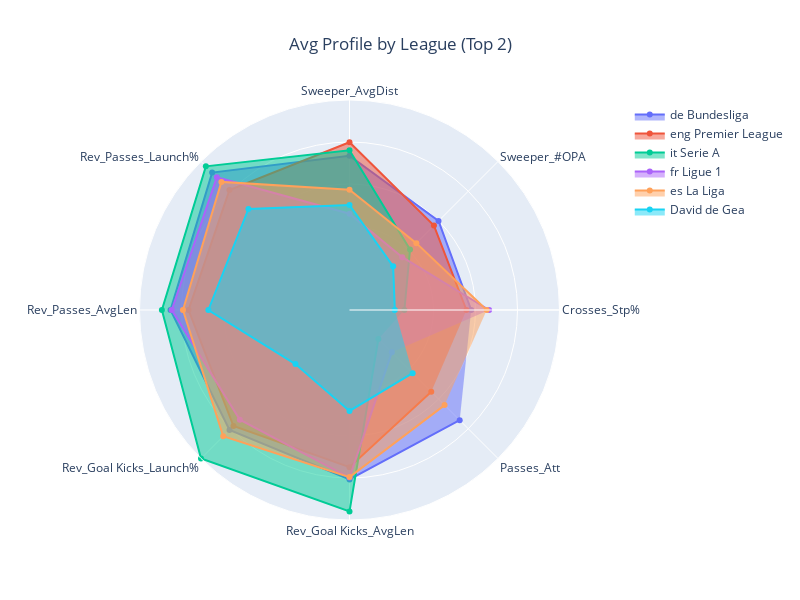

The cell this chart's notebook holds for it:
### Code cell
fig = utils.plot_radar(player_dict=t2_league_dict, categories=final_metrics, title='Avg Profile by League (Top 2)', value='Statistics')

### Figure 1 — Plotly figure (JSON) as saved in the notebook; plotly's stock layout.template omitted (floating-point values rounded to 4 significant figures)
{"data": [{"fill": "toself", "name": "de Bundesliga", "r": [0.5795, 0.5995, 0.7344, 0.9253, 0.8525, 0.8081, 0.807, 0.7421], "theta": ["Crosses_Stp%", "Sweeper_#OPA", "Sweeper_AvgDist", "Rev_Passes_Launch%", "Rev_Passes_AvgLen", "Rev_Goal Kicks_Launch%", "Rev_Goal Kicks_AvgLen", "Passes_Att"], "type": "scatterpolar"}, {"fill": "toself", "name": "eng Premier League", "r": [0.5568, 0.5687, 0.7986, 0.8081, 0.7664, 0.7814, 0.7487, 0.5505], "theta": ["Crosses_Stp%", "Sweeper_#OPA", "Sweeper_AvgDist", "Rev_Passes_Launch%", "Rev_Passes_AvgLen", "Rev_Goal Kicks_Launch%", "Rev_Goal Kicks_AvgLen", "Passes_Att"], "type": "scatterpolar"}, {"fill": "toself", "name": "it Serie A", "r": [0.2614, 0.4076, 0.7604, 0.9674, 0.8934, 1, 0.9594, 0.1946], "theta": ["Crosses_Stp%", "Sweeper_#OPA", "Sweeper_AvgDist", "Rev_Passes_Launch%", "Rev_Passes_AvgLen", "Rev_Goal Kicks_Launch%", "Rev_Goal Kicks_AvgLen", "Passes_Att"], "type": "scatterpolar"}, {"fill": "toself", "name": "fr Ligue 1", "r": [0.6648, 0.3555, 0.4583, 0.8935, 0.8463, 0.7387, 0.798, 0.2851], "theta": ["Crosses_Stp%", "Sweeper_#OPA", "Sweeper_AvgDist", "Rev_Passes_Launch%", "Rev_Passes_AvgLen", "Rev_Goal Kicks_Launch%", "Rev_Goal Kicks_AvgLen", "Passes_Att"], "type": "scatterpolar"}, {"fill": "toself", "name": "es La Liga", "r": [0.6534, 0.4502, 0.5729, 0.8625, 0.793, 0.8506, 0.7957, 0.6403], "theta": ["Crosses_Stp%", "Sweeper_#OPA", "Sweeper_AvgDist", "Rev_Passes_Launch%", "Rev_Passes_AvgLen", "Rev_Goal Kicks_Launch%", "Rev_Goal Kicks_AvgLen", "Passes_Att"], "type": "scatterpolar"}, {"fill": "toself", "name": "David de Gea", "r": [0.2159, 0.2938, 0.5, 0.6804, 0.6721, 0.364, 0.4808, 0.4253], "theta": ["Crosses_Stp%", "Sweeper_#OPA", "Sweeper_AvgDist", "Rev_Passes_Launch%", "Rev_Passes_AvgLen", "Rev_Goal Kicks_Launch%", "Rev_Goal Kicks_AvgLen", "Passes_Att"], "type": "scatterpolar"}], "layout": {"height": 600, "polar": {"radialaxis": {"range": [0, 1], "showticklabels": false, "visible": true}}, "showlegend": true, "title": {"text": "Avg Profile by League (Top 2)", "x": 0.5}, "width": 800}}
